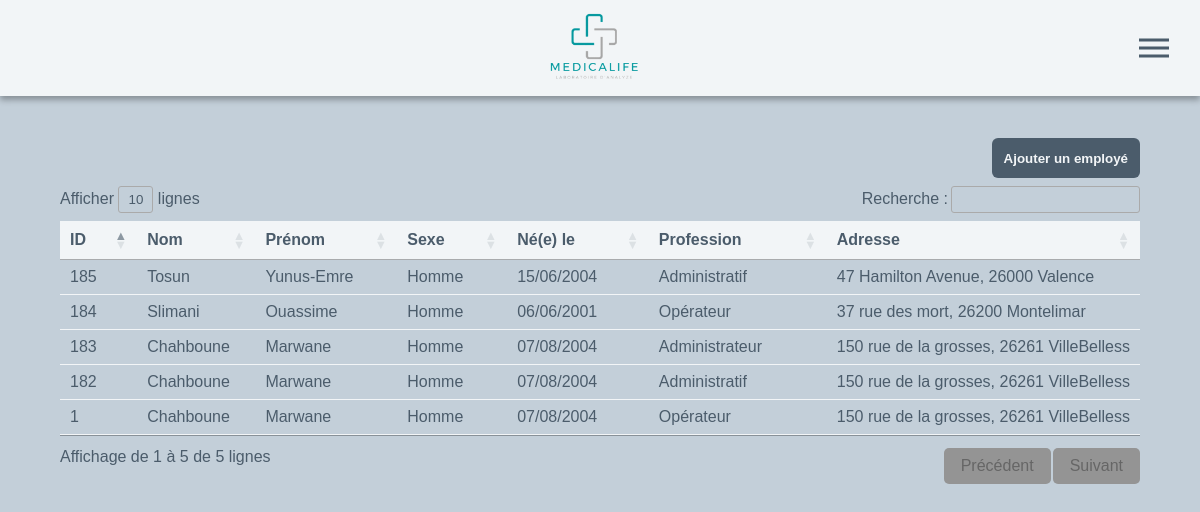
The app's page /gestionPersonnel.php (signed in) with its own data.
### tables this page shows
CREATE TABLE `personnel` (
  `Id_Personnel` int(11) NOT NULL,
  `Nom` varchar(50) DEFAULT NULL,
  `Prenom` varchar(50) DEFAULT NULL,
  `Sexe` tinyint(1) DEFAULT NULL,
  `Adresse` varchar(50) DEFAULT NULL,
  `Ville` varchar(50) DEFAULT NULL,
  `Cp` int(11) DEFAULT NULL,
  `Dob` date DEFAULT NULL,
  `Id_Type_Personnel` int(11) NOT NULL,
  `Pseudo` varchar(40) NOT NULL,
  `Mdp` text DEFAULT NULL
);

CREATE TABLE `type_personnel` (
  `Id_Type_Personnel` int(11) NOT NULL,
  `typeLibellé` varchar(50) DEFAULT NULL
);

### Classes/MaBD.php (called while the page is built)
<?php
class MaBD {
   static private $pdo = null;
   static function getInstance(): PDO {
      if (self::$pdo == null) {
         $dsn = "mysql:host=localhost;dbname=chahboum;charset=utf8";
         self::$pdo = new PDO($dsn, "chahboum", "chahboum");
      }
      return self::$pdo;
   }
}

### Classes/DAO.php (called while the page is built, shortened)
<?php
abstract class DAO {
    public function __construct(PDO $connector) { $this->pdo = $connector; }
}

### Classes/UserDAO.php (called while the page is built, shortened)
<?php
class UserDAO extends DAO {
    public function getAll(): array {
        $res = array();
        $stmt = $this->pdo->query("SELECT * FROM personnel join type_personnel using (Id_Type_Personnel)");
        foreach ($stmt->fetchAll(PDO::FETCH_ASSOC) as $row)
            $res[] = new User($row['Id_Personnel'], $row['Nom'], $row['Prenom'], $row['Sexe'], $row['Adresse'], $row['Ville'], $row['Dob'], $row['typeLibellé'], $row['Cp'], $row['Pseudo']);
        return $res;
    }
}

### Classes/User.php (called while the page is built, shortened)
<?php
class User extends TableObject {
    public function checkSexe(){
        return ($this->Sexe == 1) ? "Homme" : "Femme";
    }
}

### function.php (called while the page is built, shortened)
<?php
    function formatDate(string $date): string{
        $date = date_create($date);
        return date_format($date, 'd/m/Y');
    }

### gestionPersonnel.php (the view, shortened to what this page needs)
<?php
    $userDAO = new UserDAO(MaBD::getInstance());
?>
<!DOCTYPE html>
<html lang="fr">
<head>
    <link rel="stylesheet" type="text/css" href="Media/css/style.css">
    <link rel="stylesheet" type="text/css" href="Media/css/table.css">
</head>
<body>
    <header>
        <section class="sec_logo" onclick="window.location.href='index.php'">
            <img src="Media/img/logo.png" alt="logo">
        </section>
        <div class="hamburger">
            <div class="line1"></div>
            <div class="line2"></div>
            <div class="line3"></div>
        </div>
    </header>
    <main>
        <form action="" method="POST" class="action" id="action">
            <?php if(isset($openSlider)):?>
            <button type="submit" id="button_add" class="sign2">Annuler</button>
            <?php else: ?>
            <button type="submit" id="button_add" name="add_btn" class="sign2">Ajouter un employé</button>
            <?php endif ?>
        </form>
        <div class="all_info_tab">
            <form method="POST" action="" id="table" class="table">
                <table id="example" class="dataTable">
                    <thead>
                        <tr>
                            <th>ID</th>
                            <th>Nom</th>
                            <th>Prénom</th>
                            <th>Sexe</th>
                            <th>Né(e) le</th>
                            <th>Profession</th>
                            <th>Adresse</th>
                        </tr>
                    </thead>
                    <tbody>
                        <?php foreach($userDAO->getAll() as $employe): ?>
                        <tr id="ligne_<?= $employe->Id_Personnel ?>" onclick="ouvrirProfile(<?= $employe->Id_Personnel ?>)">
                            <td data-label=ID><?= $employe->Id_Personnel ?></td>
                            <td data-label=Nom><?= $employe->Nom ?></td>
                            <td data-label=Prénom><?= $employe->Prenom ?></td>
                            <td data-label=Sexe><?= $employe->checkSexe() ?></td>
                            <td data-label="Né(e) le"><?= formatDate($employe->Dob) ?></td>
                            <td data-label=Profession><?= $employe->Id_Type_Personnel  ?></td>
                            <td class="adress" data-label=Adresse><?= $employe->Adresse ?>, <?= $employe->Cp ?>
                                <?= $employe->Ville ?></td>
                        </tr>
                        <?php endforeach ?>
                    </tbody>
                </table>
            </form>
        </div>
    </main>
</body>
</html>

### Media/css/style.css (style rules this page uses)
:root { --couleur1: #4b5c6b; --couleur2: #5f7486; --couleur3: #c3cfd9; --couleur4: #f2f5f7; --couleur5: rgb(190, 186, 186); --couleur6: rgb(148, 148, 148); --couleur7: rgba(0, 0, 0, 0.278); --success: rgb(105, 201, 103); --error: rgb(201, 118, 103); --taille-police: 16px; }
* { margin: 0; padding: 0; font-family: Arial, Helvetica, sans-serif; box-sizing: border-box; }
html { height: 100%; }
body { height: 100%; display: block; background-color: var(--couleur3); }
main { height: 88vh; width: 100%; padding: 1% 5vw; display: flex; justify-content: center; flex-direction: column; overflow: auto; gap: 1vh; }
.all_info_tab { height: 84%; display: flex; justify-content: center; align-items: center; }
header { height: 12vh; background-color: var(--couleur4); box-shadow: 0px 4px 6px rgba(0, 0, 0, 0.3); display: flex; justify-content: space-between; padding: 0 2vw; }
.sec_logo { display: flex; align-items: center; justify-content: center; cursor: pointer; }
.sec_logo img { height: 80%; width: auto; margin-right: 1vw; }
.hamburger div { width: 30px; height: 3px; background: var(--couleur1); margin: 5px; transition: all 0.3s ease; }
.hamburger { display: none; position: absolute; margin: 6vh 0; right: 2vw; transition: all 400ms linear; }
.sign2 { display: flex; align-items: center; justify-content: center; width: 90%; background-color: var(--couleur1); padding: 0.75rem; text-align: center; border: none; border-radius: 0.375rem; font-weight: 600; cursor: pointer; color: var(--couleur4); transition: all .3s; margin: 1vh 0 0 .5vw; }
.action { height: 5vh; display: flex; justify-content: flex-end; }
.action .sign2 { width: auto; padding-left: 0.75rem; margin: 0 0 0 1vh; }
@media screen and (max-width: 1280px) { header { justify-content: center; } }
@media screen and (max-width: 1280px) { .hamburger { display: block; cursor: pointer; transform: translate(-5%, -50%); z-index: 200; } }

### records on screen
personnel: Id_Personnel "1", Nom "Chahboune", Prenom "Marwane", Sexe "Homme", Dob "07/08/2004", Id_Type_Personnel.typeLibellé "Opérateur", Adresse "150 rue de la grosses", Cp "26261", Ville "VilleBelless"
personnel: Id_Personnel "182", Nom "Chahboune", Prenom "Marwane", Sexe "Homme", Dob "07/08/2004", Id_Type_Personnel.typeLibellé "Administratif", Adresse "150 rue de la grosses", Cp "26261", Ville "VilleBelless"
personnel: Id_Personnel "183", Nom "Chahboune", Prenom "Marwane", Sexe "Homme", Dob "07/08/2004", Id_Type_Personnel.typeLibellé "Administrateur", Adresse "150 rue de la grosses", Cp "26261", Ville "VilleBelless"
personnel: Id_Personnel "184", Nom "Slimani", Prenom "Ouassime", Sexe "Homme", Dob "06/06/2001", Id_Type_Personnel.typeLibellé "Opérateur", Adresse "37 rue des mort", Cp "26200", Ville "Montelimar"
personnel: Id_Personnel "185", Nom "Tosun", Prenom "Yunus-Emre", Sexe "Homme", Dob "15/06/2004", Id_Type_Personnel.typeLibellé "Administratif", Adresse "47 Hamilton Avenue", Cp "26000", Ville "Valence"
